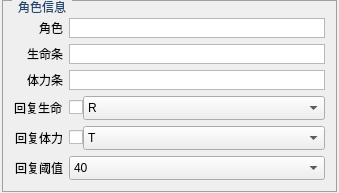
         <widget class="QGroupBox" name="groupBlood">
          <property name="sizePolicy">
           <sizepolicy hsizetype="Preferred" vsizetype="Fixed">
            <horstretch>0</horstretch>
            <verstretch>0</verstretch>
           </sizepolicy>
          </property>
          <property name="autoFillBackground">
           <bool>false</bool>
          </property>
          <property name="styleSheet">
           <string notr="true">QGroupBox {
    border: 1px solid #a0a0a0;
    margin-top: 1ex;
    margin-bottom: 1px;
    margin-left: 2px;
    margin-right: 2px;
    padding-top: 6px;
}
QGroupBox::title {
    subcontrol-origin: margin;
    subcontrol-position: top left;
    left: 12px;
    padding: 0 4px;
    color: #1e466e;
    font: 8pt &quot;Segoe UI&quot;;
}</string>
          </property>
          <property name="title">
           <string>角色信息</string>
          </property>
          <property name="flat">
           <bool>false</bool>
          </property>
          <layout class="QFormLayout" name="formBlood">
           <property name="fieldGrowthPolicy">
            <enum>QFormLayout::FieldGrowthPolicy::AllNonFixedFieldsGrow</enum>
           </property>
           <property name="labelAlignment">
            <set>Qt::AlignmentFlag::AlignRight</set>
           </property>
           <item row="0" column="0">
            <widget class="QLabel" name="label_role">
             <property name="text">
              <string>角色</string>
             </property>
            </widget>
           </item>
           <item row="0" column="1">
            <widget class="QGraphicsView" name="CurrentRolePicture">
             <property name="minimumSize">
              <size>
               <width>0</width>
               <height>20</height>
              </size>
             </property>
             <property name="maximumSize">
              <size>
               <width>16777215</width>
               <height>20</height>
              </size>
             </property>
             <property name="interactive">
              <bool>false</bool>
             </property>
            </widget>
           </item>
           <item row="1" column="0">
            <widget class="QLabel" name="label_blood_pic">
             <property name="text">
              <string>生命条</string>
             </property>
            </widget>
           </item>
           <item row="1" column="1">
            <widget class="QGraphicsView" name="CurrentBloodPicture">
             <property name="minimumSize">
              <size>
               <width>0</width>
               <height>20</height>
              </size>
             </property>
             <property name="maximumSize">
              <size>
               <width>16777215</width>
               <height>20</height>
              </size>
             </property>
             <property name="interactive">
              <bool>false</bool>
             </property>
            </widget>
           </item>
           <item row="2" column="0">
            <widget class="QLabel" name="label_magic_pic">
             <property name="text">
              <string>体力条</string>
             </property>
            </widget>
           </item>
           <item row="2" column="1">
            <widget class="QGraphicsView" name="CurrentMagicPicture">
             <property name="minimumSize">
              <size>
               <width>0</width>
               <height>20</height>
              </size>
             </property>
             <property name="maximumSize">
              <size>
               <width>16777215</width>
               <height>20</height>
              </size>
             </property>
             <property name="interactive">
              <bool>false</bool>
             </property>
            </widget>
           </item>
           <item row="3" column="0">
            <widget class="QLabel" name="label_5">
             <property name="text">
              <string>回复生命</string>
             </property>
            </widget>
           </item>
           <item row="3" column="1">
            <widget class="QWidget" name="widget1" native="true">
             <property name="sizePolicy">
              <sizepolicy hsizetype="Preferred" vsizetype="Fixed">
               <horstretch>0</horstretch>
               <verstretch>0</verstretch>
              </sizepolicy>
             </property>
             <layout class="QHBoxLayout" name="horizontalLayout">
              <property name="spacing">
               <number>0</number>
              </property>
              <property name="leftMargin">
               <number>0</number>
              </property>
              <property name="topMargin">
               <number>0</number>
              </property>
              <property name="rightMargin">
               <number>0</number>
              </property>
              <property name="bottomMargin">
               <number>0</number>
              </property>
              <item>
               <widget class="QCheckBox" name="EnableBloodHelper">
                <property name="sizePolicy">
                 <sizepolicy hsizetype="Fixed" vsizetype="Fixed">
                  <horstretch>0</horstretch>
                  <verstretch>0</verstretch>
                 </sizepolicy>
                </property>
                <property name="text">
                 <string/>
                </property>
                <property name="checked">
                 <bool>false</bool>
                </property>
               </widget>
              </item>
              <item>
               <widget class="QComboBox" name="MinBloodKeySelecter">
                <property name="minimumSize">
                 <size>
                  <width>0</width>
                  <height>24</height>
                 </size>
                </property>
                <item>
                 <property name="text">
                  <string>R</string>
                 </property>
                </item>
                <item>
                 <property name="text">
                  <string>E</string>
                 </property>
                </item>
                <item>
                 <property name="text">
                  <string>A</string>
                 </property>
                </item>
                <item>
                 <property name="text">
                  <string>B</string>
                 </property>
                </item>
                <item>
                 <property name="text">
                  <string>C</string>
                 </property>
                </item>
                <item>
                 <property name="text">
                  <string>D</string>
                 </property>
                </item>
                <item>
                 <property name="text">
                  <string>Q</string>
                 </property>
                </item>
                <item>
                 <property name="text">
                  <string>W</string>
                 </property>
                </item>
                <item>
                 <property name="text">
                  <string>T</string>
                 </property>
                </item>
               </widget>
              </item>
             </layout>
            </widget>
           </item>
           <item row="4" column="1">
            <widget class="QWidget" name="widget2" native="true">
             <layout class="QHBoxLayout" name="horizontalLayout_2">
              <property name="spacing">
               <number>0</number>
              </property>
              <property name="leftMargin">
               <number>0</number>
              </property>
              <property name="topMargin">
               <number>0</number>
              </property>
              <property name="rightMargin">
               <number>0</number>
              </property>
              <property name="bottomMargin">
               <number>0</number>
              </property>
              <item>
               <widget class="QCheckBox" name="EnableMagicHelper">
                <property name="sizePolicy">
                 <sizepolicy hsizetype="Fixed" vsizetype="Fixed">
                  <horstretch>0</horstretch>
                  <verstretch>0</verstretch>
                 </sizepolicy>
                </property>
                <property name="text">
                 <string/>
                </property>
                <property name="checked">
                 <bool>false</bool>
                </property>
               </widget>
              </item>
              <item>
               <widget class="QComboBox" name="MinMagicKeySelecter">
                <property name="minimumSize">
                 <size>
                  <width>0</width>
                  <height>24</height>
                 </size>
                </property>
                <item>
                 <property name="text">
                  <string>T</string>
                 </property>
                </item>
                <item>
                 <property name="text">
                  <string>R</string>
                 </property>
                </item>
                <item>
                 <property name="text">
                  <string>E</string>
                 </property>
                </item>
               </widget>
              </item>
             </layout>
            </widget>
           </item>
           <item row="4" column="0">
            <widget class="QLabel" name="label_7">
             <property name="text">
              <string>回复体力</string>
             </property>
            </widget>
           </item>
           <item row="5" column="1">
            <widget class="QComboBox" name="MinBloodPrecentageSelecter">
             <property name="sizePolicy">
              <sizepolicy hsizetype="Preferred" vsizetype="Fixed">
               <horstretch>0</horstretch>
               <verstretch>0</verstretch>
              </sizepolicy>
             </property>
             <property name="minimumSize">
              <size>
               <width>0</width>
               <height>24</height>
              </size>
             </property>
             <item>
              <property name="text">
               <string>40</string>
              </property>
             </item>
             <item>
              <property name="text">
               <string>20</string>
              </property>
             </item>
             <item>
              <property name="text">
               <string>60</string>
              </property>
             </item>
             <item>
              <property name="text">
               <string>80</string>
              </property>
             </item>
            </widget>
           </item>
           <item row="5" column="0">
            <widget class="QLabel" name="label_6">
             <property name="text">
              <string>回复阈值</string>
             </property>
            </widget>
           </item>
          </layout>
         </widget>
